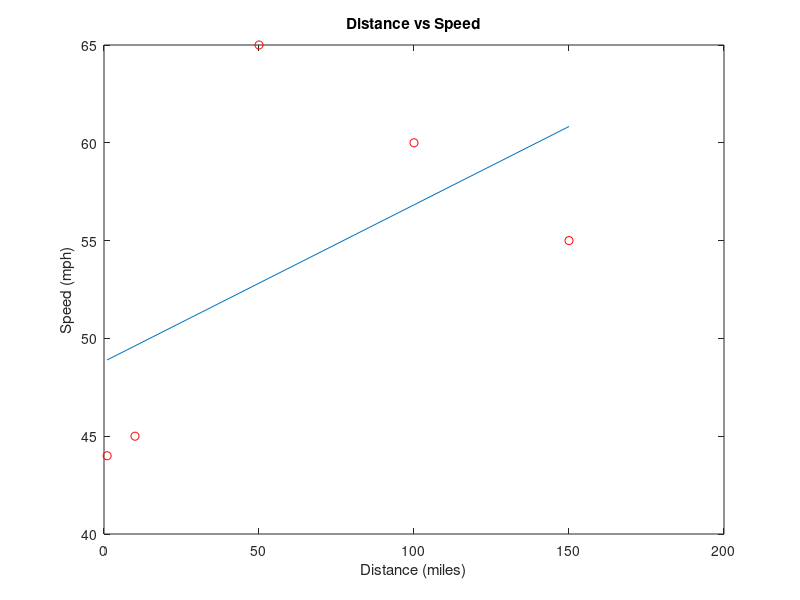

The MATLAB source for this figure:
%This script will fit and plot a straight line through data
load tripdata.dat
x = tripdata(:,1);
y = tripdata(:,2);

coefs = polyfit(x,y,1);
line = polyval(coefs,x);
plot(x,y,'ro',x,line)
title('Distance vs Speed')
xlabel('Distance (miles)')
ylabel('Speed (mph)')